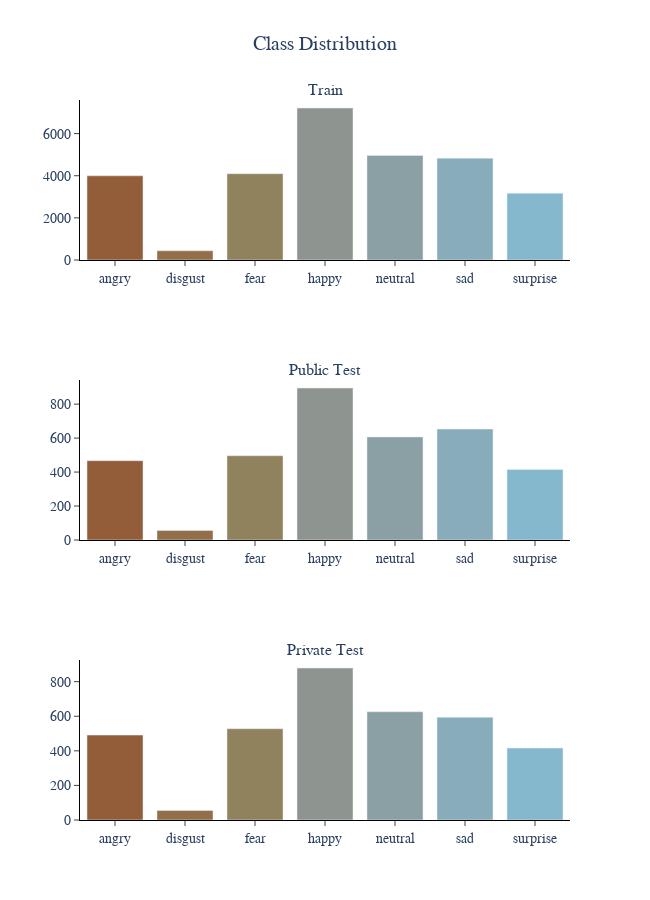

Notebook cell for this chart:
### Code cell
# Class Distribution

# Create Subplots
data_split = ["Train", "Public Test", "Private Test"]
fig = make_subplots(
    rows=3, cols=1,
    subplot_titles=data_split
)

all_len = [len_train, len_public_test, len_private_test]
all_total = [total_train, total_public_test, total_private_test]

for i in range(3):
    # Bar Chart
    fig.add_trace(
        go.Bar(
            x=list(all_len[i].keys()),
            y=list(all_len[i].values()),
            name=data_split[i],
            marker_color=["#935d39", "#926f48", "#90825c", "#8e9590", "#8ba0a5", "#88acb9", "#85b8cd"],
        ), row=i+1, col=1
    )

    # Update Axes
    fig.update_xaxes(ticks="outside", linecolor="Black", row=i+1, col=1)
    fig.update_yaxes(ticks="outside", linecolor="Black", row=i+1, col=1)

# Update Layout
fig.update_layout(
    title="Class Distribution", title_x=0.5, font_size=14, font_family="Cambria",
    width=650, height=900,
    plot_bgcolor="White",
    showlegend=False
)

# Show
# fig.show(renderer="iframe_connected")

### Figure 1 — Plotly figure (JSON) as saved in the notebook; plotly's stock layout.template omitted (floating-point values rounded to 4 significant figures)
{"data": [{"marker": {"color": ["#935d39", "#926f48", "#90825c", "#8e9590", "#8ba0a5", "#88acb9", "#85b8cd"]}, "name": "Train", "type": "bar", "x": ["angry", "disgust", "fear", "happy", "neutral", "sad", "surprise"], "xaxis": "x", "y": [3995, 436, 4097, 7215, 4965, 4830, 3171], "yaxis": "y"}, {"marker": {"color": ["#935d39", "#926f48", "#90825c", "#8e9590", "#8ba0a5", "#88acb9", "#85b8cd"]}, "name": "Public Test", "type": "bar", "x": ["angry", "disgust", "fear", "happy", "neutral", "sad", "surprise"], "xaxis": "x2", "y": [467, 56, 496, 895, 607, 653, 415], "yaxis": "y2"}, {"marker": {"color": ["#935d39", "#926f48", "#90825c", "#8e9590", "#8ba0a5", "#88acb9", "#85b8cd"]}, "name": "Private Test", "type": "bar", "x": ["angry", "disgust", "fear", "happy", "neutral", "sad", "surprise"], "xaxis": "x3", "y": [491, 55, 528, 879, 626, 594, 416], "yaxis": "y3"}], "layout": {"annotations": [{"font": {"size": 16}, "showarrow": false, "text": "Train", "x": 0.5, "xanchor": "center", "xref": "paper", "y": 1, "yanchor": "bottom", "yref": "paper"}, {"font": {"size": 16}, "showarrow": false, "text": "Public Test", "x": 0.5, "xanchor": "center", "xref": "paper", "y": 0.6111, "yanchor": "bottom", "yref": "paper"}, {"font": {"size": 16}, "showarrow": false, "text": "Private Test", "x": 0.5, "xanchor": "center", "xref": "paper", "y": 0.2222, "yanchor": "bottom", "yref": "paper"}], "font": {"family": "Cambria", "size": 14}, "height": 900, "plot_bgcolor": "White", "showlegend": false, "title": {"text": "Class Distribution", "x": 0.5}, "width": 650, "xaxis": {"anchor": "y", "domain": [0, 1], "linecolor": "Black", "ticks": "outside"}, "xaxis2": {"anchor": "y2", "domain": [0, 1], "linecolor": "Black", "ticks": "outside"}, "xaxis3": {"anchor": "y3", "domain": [0, 1], "linecolor": "Black", "ticks": "outside"}, "yaxis": {"anchor": "x", "domain": [0.7778, 1], "linecolor": "Black", "ticks": "outside"}, "yaxis2": {"anchor": "x2", "domain": [0.3889, 0.6111], "linecolor": "Black", "ticks": "outside"}, "yaxis3": {"anchor": "x3", "domain": [0, 0.2222], "linecolor": "Black", "ticks": "outside"}}}
